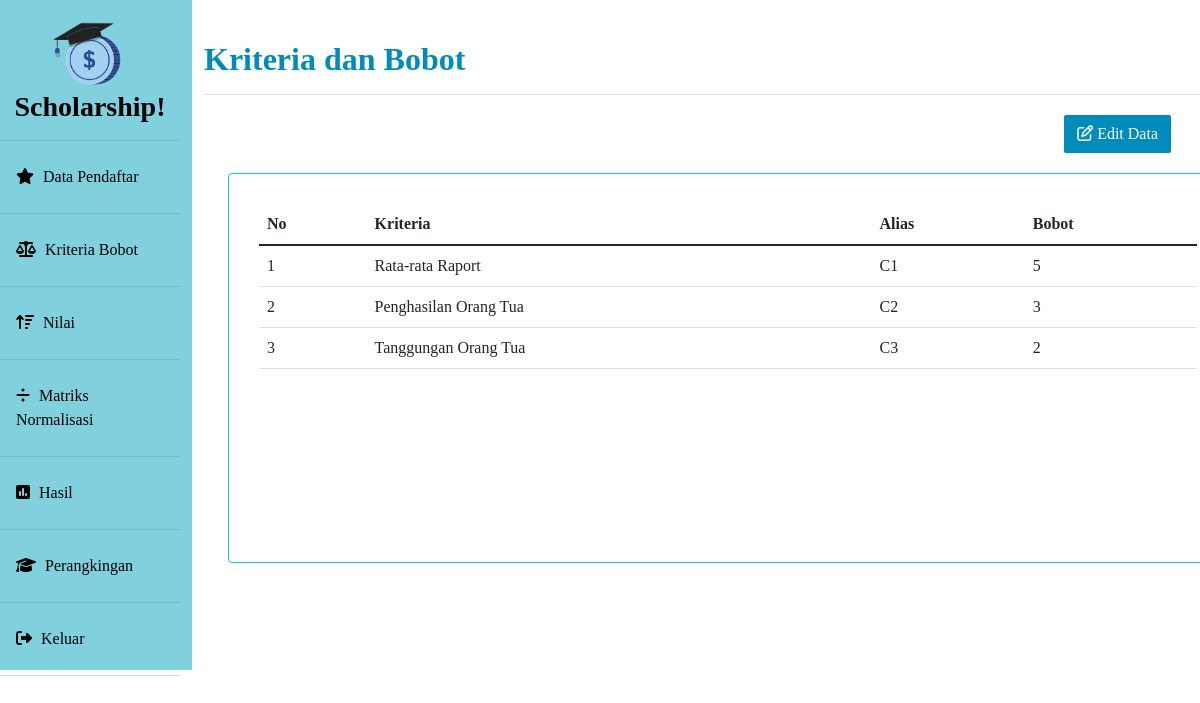
Page /admin/kriteria.php (signed in) on the committed database.
### tables this page shows
CREATE TABLE `bobot` (
  `idbobot` int(11) NOT NULL,
  `ratarata` varchar(10) NOT NULL,
  `penghasilan` varchar(10) NOT NULL,
  `tanggungan` varchar(10) NOT NULL
);

### admin/kriteria.php (the view, shortened to what this page needs)
<?php
include('../koneksi.php');
?>
<!doctype html>
<html lang="en">
<head>
    <link href="https://cdn.jsdelivr.net/npm/bootstrap@5.1.3/dist/css/bootstrap.min.css" rel="stylesheet">
    <link rel="stylesheet" type="text/css" href="../assets/style/styleuser.css">
</head>
<body>
    <div class="row no-gutters">
        <div class="col-md-2 pr-3" style="height:670px; background-color:#81d0de;">
            <ul class="nav flex-column ">
                <li class="nav-item">
                    <center>
                        <h3 style="color:black; margin-top:20px">
                            <b><img src="../assets/img/logo2.png" style="height: 70px;"> Scholarship!</b>
                            <hr class=bg-secondary>
                        </h3>
                    </center>
                </li>
                <li class="nav-item">
                    <a class="nav-link" href="datapendaftar.php" style="color:black"><i class="fas fa-star" style="margin-right: 5px;"></i> Data Pendaftar</a>
                    <hr class=bg-secondary>
                </li>
                <li class="nav-item">
                    <a class="nav-link" href="kriteria.php" style="color:black"><i class="fas fa-balance-scale" style="margin-right: 5px;"></i> Kriteria Bobot</a>
                    <hr class=bg-secondary>
                </li>
                <li class="nav-item">
                    <a class="nav-link" href="nilaimax.php" style="color:black"><i class="fas fa-sort-amount-up" style="margin-right: 5px;"></i> Nilai</a>
                    <hr class=bg-secondary>
                </li>
                <li class="nav-item">
                    <a class="nav-link" href="matriks.php" style="color:black"><i class="fas fa-divide" style="margin-right: 5px;"></i> Matriks Normalisasi</a>
                    <hr class=bg-secondary>
                </li>
                <li class="nav-item">
                    <a class="nav-link" href="hasil.php" style="color:black"><i class="fas fa-poll" style="margin-right: 5px;"></i> Hasil</a>
                    <hr class=bg-secondary>
                </li>
                <li class="nav-item">
                    <a class="nav-link" href="rangking.php" style="color:black"><i class="fas fa-graduation-cap" style="margin-right: 5px;"></i> Perangkingan</a>
                    <hr class=bg-secondary>
                </li>
                <li class=" nav-item">
                    <a class="nav-link" href="../logout.php" style="color:black"><i class="fas fa-sign-out-alt" style="margin-right: 5px"></i> Keluar</a>
                    <hr class=bg-secondary>
                </li>
            </ul>
        </div>
        <div class=" col-md-10">
            <h2 style="color:#008cba; margin-top:40px; margin-bottom:20px">
                <b>Kriteria dan Bobot</b>
                <hr class=bg-secondary>
            </h2>
            <div class="container">
                <a href="editkriteria.php" class="btn" style="color: white;background-color:#008cba; float:right; margin-bottom:20px; margin-right:5px" data-bs-toggle="tooltip" data-bs-placement="bottom" title="Edit Data" name="tombol_edit"><i class="far fa-edit"></i> Edit Data</a>
                <div class="card border-info mb-3" style="height:390px; width:1000px; margin-top:40px;">
                    <div style="margin: 30px 30px 30px 30px">
                        <table class="table">
                            <thead>
                                <tr>
                                    <th scope="col">No</th>
                                    <th scope="col">Kriteria</th>
                                    <th scope="col">Alias</th>
                                    <th scope="col">Bobot</th>
                                </tr>
                            </thead>
                            <tbody>
                                <?php
                                $data = $koneksi->query("SELECT * FROM bobot");
                                $tampil = $data->fetch_assoc();
                                ?>
                                <tr>
                                    <td>1</td>
                                    <td>Rata-rata Raport</td>
                                    <td>C1</td>
                                    <td><?php echo $tampil['ratarata'] ?></td>
                                </tr>
                                <tr>
                                    <td>2</td>
                                    <td>Penghasilan Orang Tua</td>
                                    <td>C2</td>
                                    <td><?php echo $tampil['penghasilan'] ?></td>
                                </tr>
                                <tr>
                                    <td>3</td>
                                    <td>Tanggungan Orang Tua</td>
                                    <td>C3</td>
                                    <td><?php echo $tampil['tanggungan'] ?></td>
                                </tr>
                            </tbody>
                        </table>
                    </div>
                </div>
            </div>
        </div>
    </div>
</body>
</html>

### assets/style/styleuser.css (style rules this page uses)
body { color: #fff; font-family: "Times New Roman", Times, serif; background-color: white; background-repeat: no-repeat; background-size: cover; }
.form-control, .btn { border-radius: 2px; }

### rows in the picture
bobot: ratarata "5", penghasilan "3", tanggungan "2"
